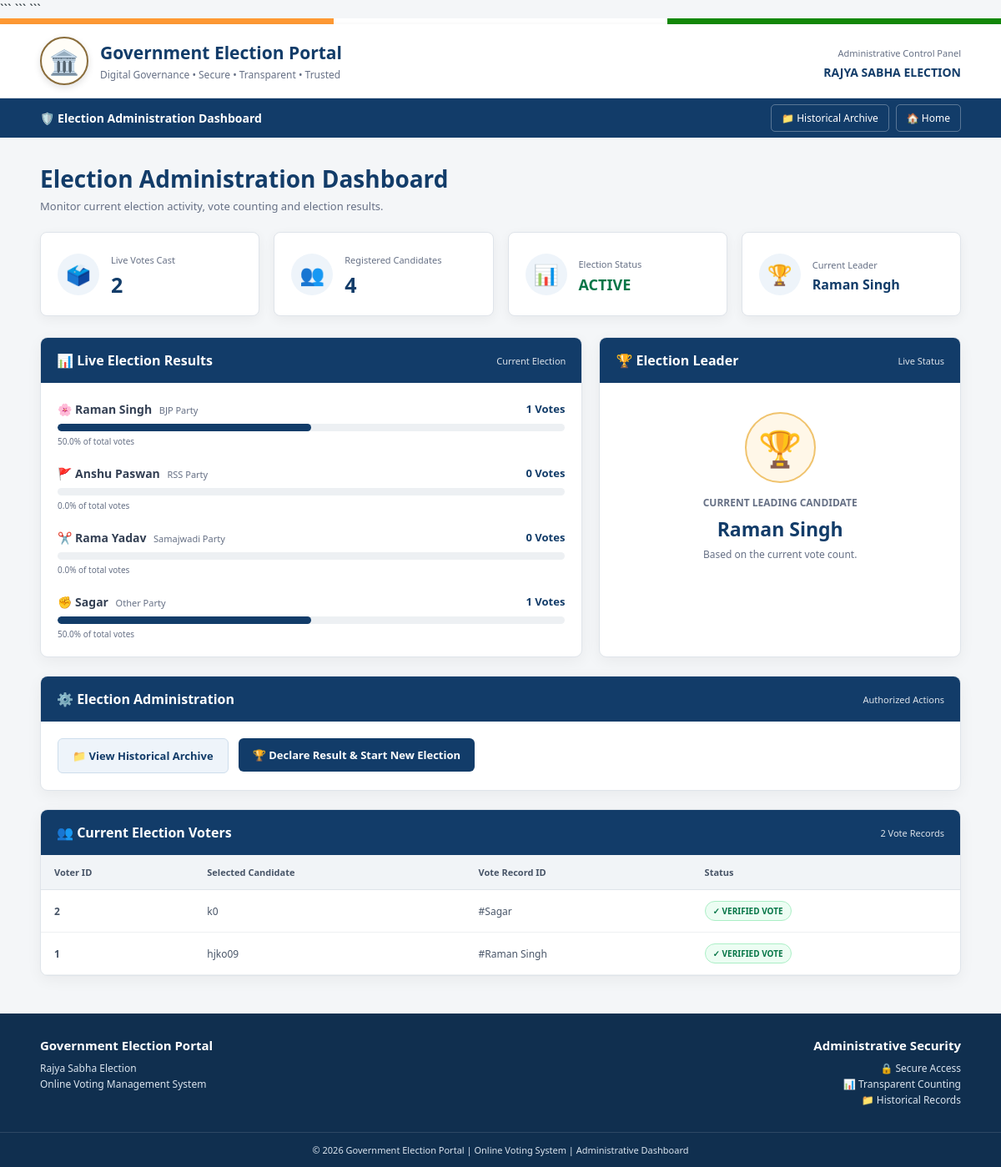
Page /admin (signed in) on the committed database.
### tables this page shows
CREATE TABLE votes (
            id INTEGER PRIMARY KEY AUTOINCREMENT,
            voter_id TEXT UNIQUE NOT NULL,
            candidate_name TEXT NOT NULL,
            face_data TEXT,
            timestamp TEXT NOT NULL
        );

### app.py (the view)
@app.route("/admin")
def admin():
    if not session.get(
        "admin_logged_in"
    ):
        return redirect(
            url_for("admin_login")
        )
    total_votes = get_total_votes()
    vote_counts = get_vote_counts()
    voters_list = get_all_votes()
    conn = sqlite3.connect(DB_NAME)
    cursor = conn.cursor()
    cursor.execute("""
        SELECT
            id,
            winner_name,
            total_votes,
            timestamp
        FROM election_history
        ORDER BY id DESC
    """)
    past_elections = cursor.fetchall()
    conn.close()
    results = []
    winner = None
    max_votes = 0
    for candidate in CANDIDATES:
        count = vote_counts.get(
            candidate["name"],
            0
        )
        percentage = (
            round(
                count / total_votes * 100,
                1
            )
            if total_votes > 0
            else 0
        )
        results.append({
            "name":
                candidate["name"],
            "party":
                candidate["party"],
            "symbol":
                candidate["symbol"],
            "votes":
                count,
            "percentage":
                percentage
        })
        if count > max_votes:
            max_votes = count
            winner = candidate["name"]
    return render_template(
        "admin.html",
        results=results,
        total_votes=total_votes,
        voters_list=voters_list,
        winner=winner,
        past_elections=past_elections
    )

### database.py (called while the page is built)
def get_db_connection():
    conn = sqlite3.connect(DB_NAME)
    conn.row_factory = sqlite3.Row
    return conn

def get_total_votes():
    conn = get_db_connection()
    cursor = conn.cursor()
    cursor.execute(
        "SELECT COUNT(*) FROM votes"
    )
    total = cursor.fetchone()[0]
    conn.close()
    return total

def get_vote_counts():
    conn = get_db_connection()
    cursor = conn.cursor()
    cursor.execute("""
        SELECT
            candidate_name,
            COUNT(*) AS total
        FROM votes
        GROUP BY candidate_name
    """)
    rows = cursor.fetchall()
    conn.close()
    return {
        row["candidate_name"]: row["total"]
        for row in rows
    }

def get_all_votes():
    conn = get_db_connection()
    cursor = conn.cursor()
    cursor.execute("""
        SELECT
            id,
            voter_id,
            candidate_name,
            face_data,
            timestamp
        FROM votes
        ORDER BY id DESC
    """)
    rows = cursor.fetchall()
    conn.close()
    return rows

### templates/admin.html (shortened to what this page needs)
<!DOCTYPE html>
<html lang="en">
<head>
```
</head>
<body>
```
<div class="tricolor"></div>
<header>
    <div class="header-container">
        <div class="brand">
            <div class="emblem">
                🏛️
            </div>
            <div>
                <h1>Government Election Portal</h1>
                <p>
                    Digital Governance • Secure • Transparent • Trusted
                </p>
            </div>
        </div>
        <div class="admin-info">
            <span>Administrative Control Panel</span>
            <strong>RAJYA SABHA ELECTION</strong>
        </div>
    </div>
</header>
<nav>
    <div class="nav-container">
        <div class="nav-title">
            🛡️ Election Administration Dashboard
        </div>
        <div class="nav-links">
            <a href="{{ url_for('historical_archive') }}">
                📁 Historical Archive
            </a>
            <a href="{{ url_for('home') }}">
                🏠 Home
            </a>
        </div>
    </div>
</nav>
<main class="container">
    <div class="page-heading">
        <h2>Election Administration Dashboard</h2>
        <p>
            Monitor current election activity, vote counting
            and election results.
        </p>
    </div>
    <section class="stats">
        <div class="stat-card">
            <div class="stat-icon">
                🗳️
            </div>
            <div>
                <small>Live Votes Cast</small>
                <strong>
                    {{ total_votes }}
                </strong>
            </div>
        </div>
        <div class="stat-card">
            <div class="stat-icon">
                👥
            </div>
            <div>
                <small>Registered Candidates</small>
                <strong>
                    {{ results|length }}
                </strong>
            </div>
        </div>
        <div class="stat-card">
            <div class="stat-icon">
                📊
            </div>
            <div>
                <small>Election Status</small>
                <strong style="font-size:18px; color:#067647;">
                    ACTIVE
                </strong>
            </div>
        </div>
        <div class="stat-card">
            <div class="stat-icon">
                🏆
            </div>
            <div>
                <small>Current Leader</small>
                <strong style="font-size:16px;">
                    {% if winner %}
                        {{ winner }}
                    {% else %}
                        —
                    {% endif %}
                </strong>
            </div>
        </div>
    </section>
    <section class="dashboard-grid">
        <div class="panel">
            <div class="panel-header">
                <h3>
                    📊 Live Election Results
                </h3>
                <span>
                    Current Election
                </span>
            </div>
            <div class="panel-body">
                {% for candidate in results %}
                <div class="candidate">
                    <div class="candidate-top">
                        <div>
                            <span class="candidate-name">
                                {{ candidate.symbol }}
                                {{ candidate.name }}
                            </span>
                            <span class="candidate-party">
                                {{ candidate.party }}
                            </span>
                        </div>
                        <span class="candidate-votes">
                            {{ candidate.votes }} Votes
                        </span>
                    </div>
                    <div class="progress">
                        <div
                            class="progress-bar"
                            style="width: {{ candidate.percentage }}%;"
                        ></div>
                    </div>
                    <div class="candidate-percent">
                        {{ candidate.percentage }}% of total votes
                    </div>
                </div>
                {% endfor %}
            </div>
        </div>
        <div class="panel">
            <div class="panel-header">
                <h3>
                    🏆 Election Leader
                </h3>
                <span>
                    Live Status
                </span>
            </div>
            <div class="panel-body">
                {% if winner %}
                <div class="winner-box">
                    <div class="trophy">
                        🏆
                    </div>
                    <h4>
                        CURRENT LEADING CANDIDATE
                    </h4>
                    <h2>
                        {{ winner }}
                    </h2>
                    <p>
                        Based on the current vote count.
                    </p>
                </div>
                {% endif %}
            </div>
        </div>
    </section>
    <div class="panel">
        <div class="panel-header">
            <h3>
                ⚙️ Election Administration
            </h3>
            <span>
                Authorized Actions
            </span>
        </div>
        <div class="panel-body">
            <div class="actions">
                <a
                    href="{{ url_for('historical_archive') }}"
                    class="action-btn archive-btn"
                >
                    📁 View Historical Archive
                </a>
                <form
                    action="{{ url_for('reset_election') }}"
                    method="POST"
                    style="display:inline;"
                    onsubmit="return confirmReset();"
                >
                    <button
                        type="submit"
                        class="action-btn reset-btn"
                    >
                        🏆 Declare Result & Start New Election
                    </button>
                </form>
            </div>
        </div>
    </div>
    <div class="panel table-panel">
        <div class="panel-header">
            <h3>
                👥 Current Election Voters
            </h3>
            <span>
                {{ voters_list|length }} Vote Records
            </span>
        </div>
        {% if voters_list %}
        <div class="table-wrapper">
            <table>
                <thead>
                    <tr>
                        <th>
                            Voter ID
                        </th>
                        <th>
                            Selected Candidate
                        </th>
                        <th>
                            Vote Record ID
                        </th>
                        <th>
                            Status
                        </th>
                    </tr>
                </thead>
                <tbody>
                    {% for voter in voters_list %}
                    <tr>
                        <td>
                            <strong>
                                {{ voter[0] }}
                            </strong>
                        </td>
                        <td>
                            {{ voter[1] }}
                        </td>
                        <td>
                            #{{ voter[2] }}
                        </td>
                        <td>
                            <span class="status">
                                ✓ VERIFIED VOTE
                            </span>
                        </td>
                    </tr>
                    {% endfor %}
                </tbody>
            </table>
        </div>
        {% endif %}
    </div>
</main>
<footer>
    <div class="footer-main">
        <div>
            <h3>
                Government Election Portal
            </h3>
            <p>
                Rajya Sabha Election<br>
                Online Voting Management System
            </p>
        </div>
        <div class="footer-right">
            <h3>
                Administrative Security
            </h3>
            <p>
                🔒 Secure Access<br>
                📊 Transparent Counting<br>
                📁 Historical Records
            </p>
        </div>
    </div>
    <div class="copyright">
        © 2026 Government Election Portal |
        Online Voting System |
        Administrative Dashboard
    </div>
</footer>
</body>
</html>

### rows in the picture
votes: candidate_name "Raman Singh", symbol "🌸", name "Raman Singh", party "BJP Party", votes "1", percentage "50.0", id "1", voter "hjko09"
votes: id "2", voter "k0", candidate_name "Sagar"

### other values in the picture
{{ total_votes }} "2"
{{ results|length }} "4"
{{ candidate.symbol }} "🚩" "✂️" "✊"
{{ candidate.name }} "Anshu Paswan" "Rama Yadav" "Sagar"
{{ candidate.party }} "RSS Party" "Samajwadi Party" "Other Party"
{{ candidate.votes }} "0" "0" "1"
{{ candidate.percentage }} "0.0" "0.0" "50.0"
{{ voters_list|length }} "2"
